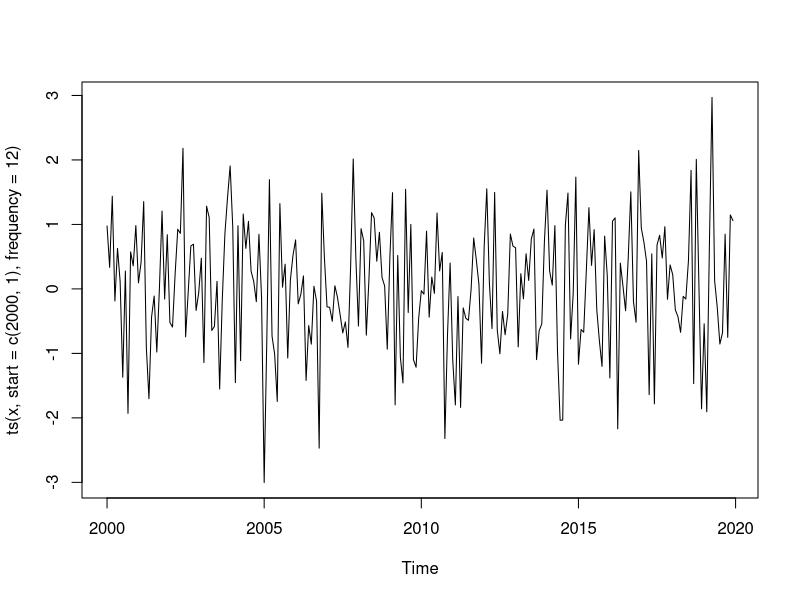
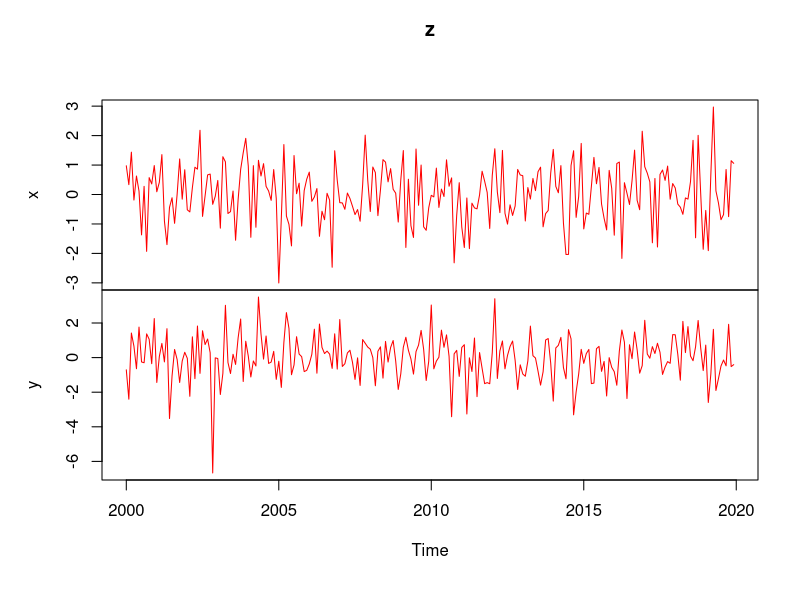
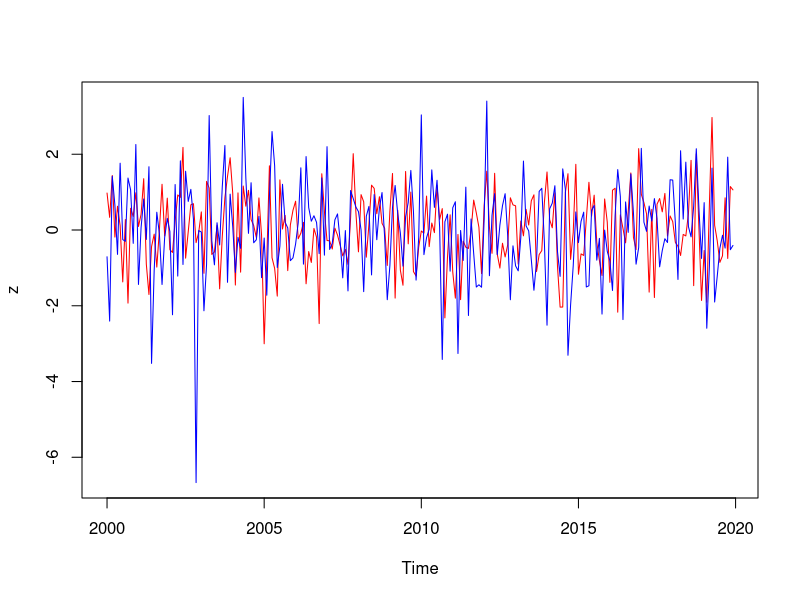

Write the R code that produced these figures, in order. (Note: this script raises an error after producing the figures.)
### 第12回 練習問題解答例

## 基本的なplotの使い方
x <- rnorm(240) # 正規分布のホワイトノイズ
plot(ts(x, start=c(2000,1), frequency=12)) # 2000年からの毎月のデータを想定
## 複数の系列を表示する場合
y <- rt(240,df=4) # t-分布のホワイトノイズ
z <- ts(data.frame(x,y),
	start=c(2000,1), frequency=12) 
plot(z, col="red") # 指定しなければ個別にグラフを描画
plot(z, plot.type="single", col=c("red","blue"))

### 練習1
### 基本的な時系列モデル

Tmax <- 200 # 時系列の長さ t=1,..,Tmax
K <- 5 # 生成する時系列の数

## 系列を異なる色で表示するための準備
## 右下ペインの package タブから RColorBrewer をインストール
## install.packages("RColorBrewer") 
myCol <- brewer.pal(K,"Dark2") # 暗めの色合いのパレットを利用
## 色合いの例は関数 display.brewer.all()
## myCol <- rainbow(K) # いわゆるレインボーカラーを使う場合
## 黄色などが見えにくい場合もあるので，スライドなどに使う場合は注意が必要

## set.seed(123) # 必要なら乱数のシードを指定する
## ホワイトノイズの生成と図示
x <- ts(rnorm(Tmax))
plot(x)
## x <- ts(rt(n, df=4)) # 正規分布ではなく，例えば自由度4のt分布の場合

## 複数の系列を表示
plot(x=ts(1:Tmax),
     ylim=c(-5,5), ylab="value", # yの範囲は適宜調整すること
     main=expression(X[t] == epsilon[t]), # 数式で表示
     type="n") # 枠だけ作図
for(i in 1:K) {
    x <- ts(rnorm(Tmax))
    lines(x, col=myCol[i])
}

## データフレーム化して表示する場合
z <- ts(replicate(K, # K回以下の関数を実行する
                  rnorm(Tmax)))
## 個別に作図
plot(x=z, # 既定値は plot.type="multiple"
     ylab="value", col="blue",
     main=expression(X[t] == epsilon[t]))

## まとめて一枚
plot(x=z, plot.type="single",
     ylab="value", col=myCol,
     main=expression(X[t] == epsilon[t]))

### トレンドのあるホワイトノイズ
x <- ts(rnorm(Tmax) -1 + 0.05*(1:Tmax))
plot(x)

## 複数の系列を表示
z <- ts(replicate(K,
                  rnorm(Tmax) -1 + 0.05*(1:Tmax)))
plot(x=z, plot.type="single",
     ylab="value", col=myCol,
     main=expression(X[t] == -1 + 0.05 * t + epsilon[t]))

### ランダムウォーク
## 定義に則ってrecursiveに計算する
x <- ts(rnorm(Tmax)) # はじめは epslion が入っている
for(t in 2:Tmax) {
    x[t] <- x[t-1] + x[t] # 順に足し合わせていく
}
plot(x)

## 同じ演算をする関数が用意されている
x <- ts(cumsum(rnorm(Tmax))) # 逐次的に加算を行う関数
plot(x)
## 書き方はいろいろあるので考えてみて下さい

## 複数の系列を表示
z <- ts(replicate(K,
                  cumsum(rnorm(Tmax))))
plot(x=z, plot.type="single",
     ylab="value", col=myCol,
     main=expression(X[t] == X[t-1] + epsilon[t]))

### 練習2
### より一般の時系列モデル

## 設定は前の練習問題と同じ
Tmax <- 200 # 時系列の長さ t=1,..,Tmax
K <- 5 # 生成する時系列の数
myCol <- brewer.pal(K,"Dark2") 
## 書き方は以下に示したもの以外にもいろいろあるので考えてみて下さい

### AR(2)モデルのシミュレーション
a <- c(0.67, 0.26) # ARの係数
epsilon <- rnorm(Tmax) # epsilonを生成
x <- double(Tmax)      # 変数を用意
x[1:2] <- epsilon[1:2] # 初期値は(epsilon1, epsilon2)
for(t in 3:Tmax) {
    x[t] <- a %*% x[t-1:2] + epsilon[t] # %*% はベクトルの内積計算
}
plot(ts(x)) # 時系列classに変換して表示

## 複数の系列を表示
myAR <- function(a, epsilon){ # 以下に一連の手続きを記述して関数化しておく
    p <- length(a) # 次数pを取得
    Tmax <- length(epsilon) # 時系列の長さを取得
    x <- double(Tmax)      # 変数を用意
    x[1:p] <- epsilon[1:p] # 初期値は(epsilon1,...)
    for(t in (p+1):Tmax) {
        x[t] <- a %*% x[t-1:p] + epsilon[t]
    }
    return(x) # 計算結果のxを返す
}
## 使い方は a と epsilon(ホワイトノイズ)を指定する
x <- myAR(a=c(0.6, 0.3, 0.1), epsilon=rnorm(100))
plot(ts(x))
## 関数の引数として Tmax を指定する方法もあるが
## 様々なホワイトノイズを試したい場合もあるのでそれを指定するように定義しておく

## データフレームを作成して表示
df.ar <- ts(replicate(K, myAR(a=a, epsilon=rnorm(Tmax))))
plot(x=df.ar, plot.type="single",
     ylab="value", col=myCol,
     main="AR(2)")

### MA(2)モデルのシミュレーション
b <- c(0.44, 0.08) # MAの係数
epsilon <- rnorm(Tmax)
x <- ts(double(Tmax))
x[1:2] <- epsilon[1:2]   
for(t in 3:Tmax) {
    x[t] <- b %*% epsilon[t-1:2] + epsilon[t]
}
plot(ts(x))

## 複数の系列を表示
myMA <- function(b, epsilon){
    q <- length(b) # 次数qを取得
    Tmax <- length(epsilon) # 時系列の長さを取得
    x <- double(Tmax)
    x[1:q] <- epsilon[1:q]   
    for(t in (q+1):Tmax) {
        x[t] <- b %*% epsilon[t-1:q] + epsilon[t]
    }
    return(x)
}
df.ma <- ts(replicate(K, myMA(b=b, epsilon=rnorm(Tmax))))
plot(x=df.ma, plot.type="single",
     ylab="value", col=myCol,
     main="MA(2)")

### ARMA(2,1)モデルのシミュレーション
a <- c(0.8, -0.64) # ARの係数
b <- -0.5          # MAの係数
epsilon <- rnorm(Tmax)
x <- double(Tmax)
x[1:2] <- epsilon[1:2]
for(t in 3:Tmax) {
    x[t] <- a %*% x[t-1:2] + b %*% epsilon[t-1] + epsilon[t]
    ## bは1次元なのでこの問題では b*epsilon でも可
}
plot(ts(x))

## 複数の系列を表示
myARMA <- function(a, b, epsilon){
    p <- length(a)
    q <- length(b)
    r <- max(p,q)
    Tmax <- length(epsilon) # 時系列の長さを取得
    x <- double(Tmax)
    x[1:r] <- epsilon[1:r]
    for(t in (r+1):Tmax) {
        x[t] <- a %*% x[t-1:p] + b %*% epsilon[t-1:q] + epsilon[t]
    }
    return(x)
}
df.arma <- ts(replicate(K, myARMA(a=a, b=b, epsilon=rnorm(Tmax))))
plot(x=df.arma, plot.type="single",
     ylab="value", col=myCol,
     main="ARMA(2,1)")
## 関数 filter や arima.sim などを利用することもできる

### 練習3
### 自己相関

K <- 4 # 表示する時系列の数 (4つを並べて比較する)
## myCol K=5 で作ったものをそのまま利用，別途作成してもよい

### AR(2)モデルの自己相関
orgpar <- par(mfrow=c(2,2)) # グラフを2x2(行方向の順)に並べる
for(i in 1:K) {
  acf(df.ar[,i], col=myCol[i], main=paste("AR series",i))
}
par(orgpar) # もとのparの内容に戻す

### MA(2)モデルの自己相関
orgpar <- par(mfrow=c(2,2))
for(i in 1:K) {
  acf(df.ma[,i], col=myCol[i], main=paste("MA series",i))
}
par(orgpar) # もとのparの内容に戻す

### ARMA(2,1)モデルの自己相関
orgpar <- par(mfrow=c(2,2))
for(i in 1:K) {
  acf(df.arma[,i], col=myCol[i], main=paste("ARMA series",i))
}
par(orgpar) # もとのparの内容に戻す
